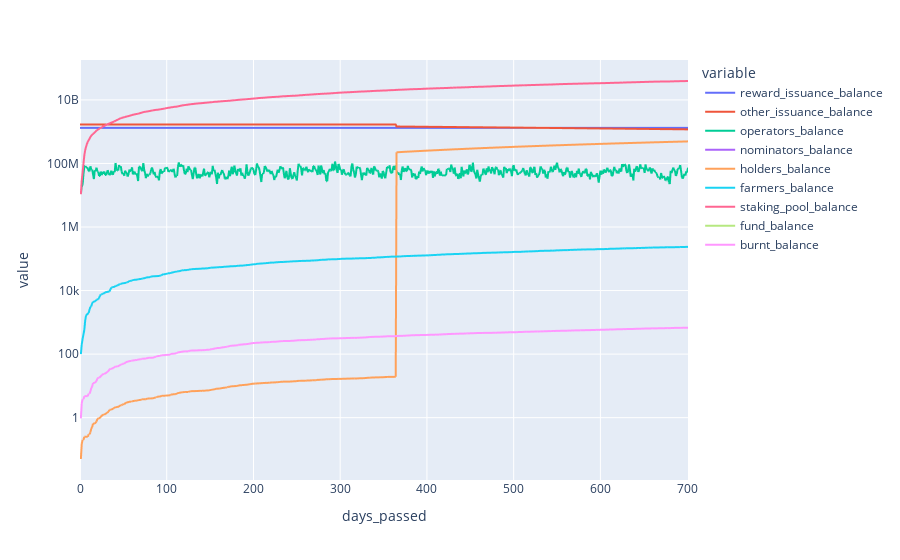

Notebook source saved alongside this figure:
### Code cell
px.line(sim_df, x='days_passed', 
        y=[el for el in sim_df.columns if "_balance" in el],
        log_y=True)

### Figure 1 — Plotly figure (JSON) as saved in the notebook; plotly's stock layout.template omitted (floating-point values rounded to 4 significant figures; data arrays with more than 128 entries replaced by an {"elided": "..."} marker saying what was removed)
{"data": [{"hovertemplate": "variable=reward_issuance_balance<br>days_passed=%{x}<br>value=%{y}<extra></extra>", "legendgroup": "reward_issuance_balance", "line": {"color": "#636efa", "dash": "solid"}, "marker": {"symbol": "circle"}, "mode": "lines", "name": "reward_issuance_balance", "showlegend": true, "type": "scattergl", "x": {"elided": "702 int values"}, "xaxis": "x", "y": {"elided": "702 int values"}, "yaxis": "y"}, {"hovertemplate": "variable=other_issuance_balance<br>days_passed=%{x}<br>value=%{y}<extra></extra>", "legendgroup": "other_issuance_balance", "line": {"color": "#EF553B", "dash": "solid"}, "marker": {"symbol": "circle"}, "mode": "lines", "name": "other_issuance_balance", "showlegend": true, "type": "scattergl", "x": {"elided": "702 int values"}, "xaxis": "x", "y": {"elided": "702 float values"}, "yaxis": "y"}, {"hovertemplate": "variable=operators_balance<br>days_passed=%{x}<br>value=%{y}<extra></extra>", "legendgroup": "operators_balance", "line": {"color": "#00cc96", "dash": "solid"}, "marker": {"symbol": "circle"}, "mode": "lines", "name": "operators_balance", "showlegend": true, "type": "scattergl", "x": {"elided": "702 int values"}, "xaxis": "x", "y": {"elided": "702 float values"}, "yaxis": "y"}, {"hovertemplate": "variable=nominators_balance<br>days_passed=%{x}<br>value=%{y}<extra></extra>", "legendgroup": "nominators_balance", "line": {"color": "#ab63fa", "dash": "solid"}, "marker": {"symbol": "circle"}, "mode": "lines", "name": "nominators_balance", "showlegend": true, "type": "scattergl", "x": {"elided": "702 int values"}, "xaxis": "x", "y": {"elided": "702 int values"}, "yaxis": "y"}, {"hovertemplate": "variable=holders_balance<br>days_passed=%{x}<br>value=%{y}<extra></extra>", "legendgroup": "holders_balance", "line": {"color": "#FFA15A", "dash": "solid"}, "marker": {"symbol": "circle"}, "mode": "lines", "name": "holders_balance", "showlegend": true, "type": "scattergl", "x": {"elided": "702 int values"}, "xaxis": "x", "y": {"elided": "702 float values"}, "yaxis": "y"}, {"hovertemplate": "variable=farmers_balance<br>days_passed=%{x}<br>value=%{y}<extra></extra>", "legendgroup": "farmers_balance", "line": {"color": "#19d3f3", "dash": "solid"}, "marker": {"symbol": "circle"}, "mode": "lines", "name": "farmers_balance", "showlegend": true, "type": "scattergl", "x": {"elided": "702 int values"}, "xaxis": "x", "y": {"elided": "702 float values"}, "yaxis": "y"}, {"hovertemplate": "variable=staking_pool_balance<br>days_passed=%{x}<br>value=%{y}<extra></extra>", "legendgroup": "staking_pool_balance", "line": {"color": "#FF6692", "dash": "solid"}, "marker": {"symbol": "circle"}, "mode": "lines", "name": "staking_pool_balance", "showlegend": true, "type": "scattergl", "x": {"elided": "702 int values"}, "xaxis": "x", "y": {"elided": "702 float values"}, "yaxis": "y"}, {"hovertemplate": "variable=fund_balance<br>days_passed=%{x}<br>value=%{y}<extra></extra>", "legendgroup": "fund_balance", "line": {"color": "#B6E880", "dash": "solid"}, "marker": {"symbol": "circle"}, "mode": "lines", "name": "fund_balance", "showlegend": true, "type": "scattergl", "x": {"elided": "702 int values"}, "xaxis": "x", "y": {"elided": "702 int values"}, "yaxis": "y"}, {"hovertemplate": "variable=burnt_balance<br>days_passed=%{x}<br>value=%{y}<extra></extra>", "legendgroup": "burnt_balance", "line": {"color": "#FF97FF", "dash": "solid"}, "marker": {"symbol": "circle"}, "mode": "lines", "name": "burnt_balance", "showlegend": true, "type": "scattergl", "x": {"elided": "702 int values"}, "xaxis": "x", "y": {"elided": "702 float values"}, "yaxis": "y"}], "layout": {"legend": {"title": {"text": "variable"}, "tracegroupgap": 0}, "margin": {"t": 60}, "xaxis": {"anchor": "y", "domain": [0, 1], "title": {"text": "days_passed"}}, "yaxis": {"anchor": "x", "domain": [0, 1], "title": {"text": "value"}, "type": "log"}}}
